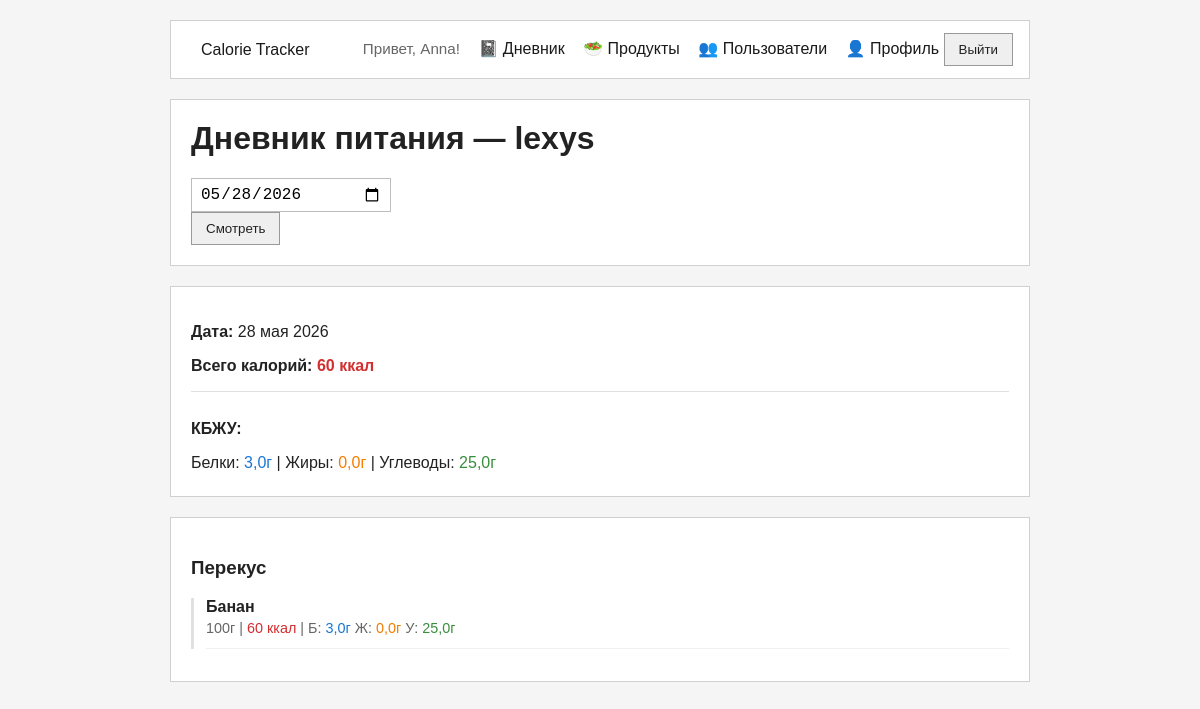
/diary/lexys/ (signed in), run on the app's committed database.
### accounts/models.py (models this page shows, shortened)
class CustomUser(AbstractUser):
    first_name = models.CharField("Имя", max_length=150, blank=True)
    last_name = models.CharField("Фамилия", max_length=150, blank=True)
    email = models.EmailField("Электронная почта", unique=True)
    phone = models.CharField(
        "Телефон",
        max_length=20,
        unique=True,
        blank=True,
        null=True,
        validators=[
            RegexValidator(
                regex=r"^\+?[\d\s\-()]{7,20}$",
                message="Введите корректный номер телефона.",
            )
        ],
    )
    age = models.PositiveSmallIntegerField("Возраст", blank=True, null=True)
    height = models.PositiveSmallIntegerField("Рост, см", blank=True, null=True)
    weight = models.DecimalField("Вес, кг", max_digits=5, decimal_places=2, blank=True, null=True)
    friends = models.ManyToManyField("self", blank=True)

### diary/models.py (models this page shows, shortened)
class FoodEntry(models.Model):
    MEAL_CHOICES = [
        ('breakfast', 'Завтрак'),
        ('lunch', 'Обед'),
        ('dinner', 'Ужин'),
        ('snack', 'Перекус'),
    ]
    user = models.ForeignKey(settings.AUTH_USER_MODEL, on_delete=models.CASCADE)
    product = models.ForeignKey(Product, on_delete=models.CASCADE)
    grams = models.PositiveIntegerField()
    meal_type = models.CharField(max_length=20, choices=MEAL_CHOICES)
    date = models.DateField(auto_now_add=True)
    @property
    def calories(self):
        return round(self.product.calories_per_100g * self.grams / 100)
    @property
    def protein(self):
        return round(float(self.product.protein_per_100g) * self.grams / 100, 1)
    @property
    def fat(self):
        return round(float(self.product.fat_per_100g) * self.grams / 100, 1)
    @property
    def carbs(self):
        return round(float(self.product.carbs_per_100g) * self.grams / 100, 1)

### products/models.py (models this page shows, shortened)
class Product(models.Model):
    name = models.CharField(max_length=200, verbose_name="Название")
    calories_per_100g = models.PositiveIntegerField(verbose_name="Калории на 100г")
    protein_per_100g = models.DecimalField(max_digits=5, decimal_places=2, default=0, verbose_name="Белки на 100г")
    fat_per_100g = models.DecimalField(max_digits=5, decimal_places=2, default=0, verbose_name="Жиры на 100г")
    carbs_per_100g = models.DecimalField(max_digits=5, decimal_places=2, default=0, verbose_name="Углеводы на 100г")
    creator = models.ForeignKey(User, on_delete=models.PROTECT, null=True, blank=True, verbose_name="Создатель")
    class Meta:
        verbose_name = "Продукт"
        verbose_name_plural = "Продукты"
        ordering = ['name']

### diary/views.py (the view)
# urls.py: path('', diary_view, name='diary'),
@login_required
def diary_view(request, username=None):
    if username:
        viewed_user = get_object_or_404(User, username=username)
        if viewed_user != request.user and not request.user.friends.filter(pk=viewed_user.pk).exists():
            raise PermissionDenied("Вы можете просматривать дневник только своих друзей.")
    else:
        viewed_user = request.user
    selected_date = request.GET.get('date', str(date.today()))
    try:
        from datetime import datetime
        selected_date = datetime.strptime(selected_date, '%Y-%m-%d').date()
    except (ValueError, TypeError):
        selected_date = date.today()
    entries = FoodEntry.objects.filter(user=viewed_user, date=selected_date).order_by('meal_type')
    total_calories = sum(entry.calories for entry in entries)
    total_protein = sum(entry.protein for entry in entries)
    total_fat = sum(entry.fat for entry in entries)
    total_carbs = sum(entry.carbs for entry in entries)
    is_own_diary = viewed_user == request.user
    return render(request, 'diary/diary.html', {
        'entries': entries,
        'selected_date': selected_date,
        'total_calories': total_calories,
        'total_protein': total_protein,
        'total_fat': total_fat,
        'total_carbs': total_carbs,
        'viewed_user': viewed_user,
        'is_own_diary': is_own_diary,
    })

### templates/diary/diary.html (shortened to what this page needs)
{% extends 'base.html' %}
{% block content %}
<div class="card">
    <h1>Дневник питания{% if not is_own_diary %} — {{ viewed_user.username }}{% endif %}</h1>
    <div class="actions">
        <form method="get" style="display: inline; margin: 0;">
            <input type="date" name="date" value="{{ selected_date|date:'Y-m-d' }}" style="padding: 6px 8px; max-width: 200px;">
            <button type="submit">Смотреть</button>
        </form>
    </div>
</div>
<div class="card">
    <p><strong>Дата:</strong> {{ selected_date|date:"d E Y" }}</p>
    <p><strong>Всего калорий:</strong> <span style="color: #d32f2f; font-weight: bold;">{{ total_calories }} ккал</span></p>
    <div style="margin-top: 12px; padding-top: 12px; border-top: 1px solid #e0e0e0;">
        <p><strong>КБЖУ:</strong></p>
        <p style="margin: 4px 0;">
            Белки: <span style="color: #1976d2;">{{ total_protein }}г</span> |
            Жиры: <span style="color: #f57c00;">{{ total_fat }}г</span> |
            Углеводы: <span style="color: #388e3c;">{{ total_carbs }}г</span>
        </p>
    </div>
</div>
{% if entries %}
    <div class="stack">
        {% regroup entries by get_meal_type_display as entries_by_meal %}
        {% for meal_group in entries_by_meal %}
            <div class="card">
                <h3>{{ meal_group.grouper }}</h3>
                <div style="border-left: 3px solid #e0e0e0; padding-left: 12px;">
                    {% for entry in meal_group.list %}
                        <div style="margin-bottom: 12px; padding-bottom: 12px; border-bottom: 1px solid #f0f0f0; display: flex; justify-content: space-between; align-items: flex-start;">
                            <div style="flex: 1;">
                                <p style="margin: 0 0 4px 0;">
                                    <strong>{{ entry.product.name }}</strong>
                                </p>
                                <p style="margin: 0; font-size: 0.9em; color: #666;">
                                    {{ entry.grams }}г |
                                    <span style="color: #d32f2f;">{{ entry.calories }} ккал</span> |
                                    Б: <span style="color: #1976d2;">{{ entry.protein }}г</span>
                                    Ж: <span style="color: #f57c00;">{{ entry.fat }}г</span>
                                    У: <span style="color: #388e3c;">{{ entry.carbs }}г</span>
                                </p>
                            </div>
                        </div>
                    {% endfor %}
                </div>
            </div>
        {% endfor %}
    </div>
{% else %}
    <div class="card">
        <p class="muted">Записей за эту дату нет.{% if is_own_diary %} <a href="{% url 'diary:add' %}">Добавьте первую запись</a>.{% endif %}</p>
    </div>
{% endif %}
{% endblock %}

### templates/base.html (shortened to what this page needs)
<!DOCTYPE html>
<html lang="ru">
<head>
</head>
<body>
    <div class="page">
        <nav class="nav">
            <strong><a href="{% url 'accounts:home' %}">Calorie Tracker</a></strong>
            <div>
                {% if user.is_authenticated %}
                    <span class="muted">Привет, {{ user.username }}!</span>
                    <a href="{% url 'diary:diary' %}">📓 Дневник</a>
                    <a href="{% url 'products:list' %}">🥗 Продукты</a>
                    <a href="{% url 'accounts:users_list' %}">👥 Пользователи</a>
                    <a href="{% url 'accounts:profile' %}">👤 Профиль</a>
                    <form class="inline-form" method="post" action="{% url 'accounts:logout' %}" style="display: inline;">
                        <button type="submit">Выйти</button>
                    </form>
                {% else %}
                    <a href="{% url 'accounts:login' %}">Войти</a>
                    <a href="{% url 'accounts:register' %}">Регистрация</a>
                    <a href="{% url 'accounts:password_reset' %}">Восстановить пароль</a>
                {% endif %}
            </div>
        </nav>
        {% block content %}{% endblock %}
    </div>
</body>
</html>

### templates/base.html (style rules this page uses)
* { box-sizing: border-box; }
body { margin: 0; font-family: Arial, sans-serif; background: #f5f5f5; color: #222; }
.page { max-width: 900px; margin: 0 auto; padding: 20px; }
.nav { display: flex; justify-content: space-between; align-items: center; gap: 12px; padding: 12px 16px; margin-bottom: 20px; background: #ffffff; border: 1px solid #d0d0d0; }
.nav a { color: #1a1a1a; text-decoration: none; font-weight: 400; margin-left: 14px; }
.nav strong { font-size: 1rem; }
.card { background: #ffffff; border: 1px solid #d0d0d0; padding: 20px; margin-bottom: 20px; }
.stack { display: grid; gap: 16px; }
h1, h2 { margin-top: 0; }
input { padding: 8px 10px; border: 1px solid #bdbdbd; font-size: 1rem; background: #fff; width: 100%; }
button, .button-link { display: inline-block; padding: 8px 14px; border: 1px solid #999; background: #efefef; color: #222; text-decoration: none; font-weight: 400; cursor: pointer; }
.helptext, .muted { color: #666; font-size: 0.95rem; }
.actions { display: flex; flex-wrap: wrap; gap: 10px; align-items: center; margin-top: 16px; }
.inline-form { margin: 0; }

### data on the page
CustomUser: username "Anna"
CustomUser: username "lexys"
FoodEntry: product.name "Банан", grams "100", calories "60", protein "3,0", fat "0,0", carbs "25,0"

### other printed values
{{ selected_date|date:"d E Y" }} "28 мая 2026"
{{ total_calories }} "60"
{{ total_protein }} "3,0"
{{ total_fat }} "0,0"
{{ total_carbs }} "25,0"
{{ meal_group.grouper }} "Перекус"
